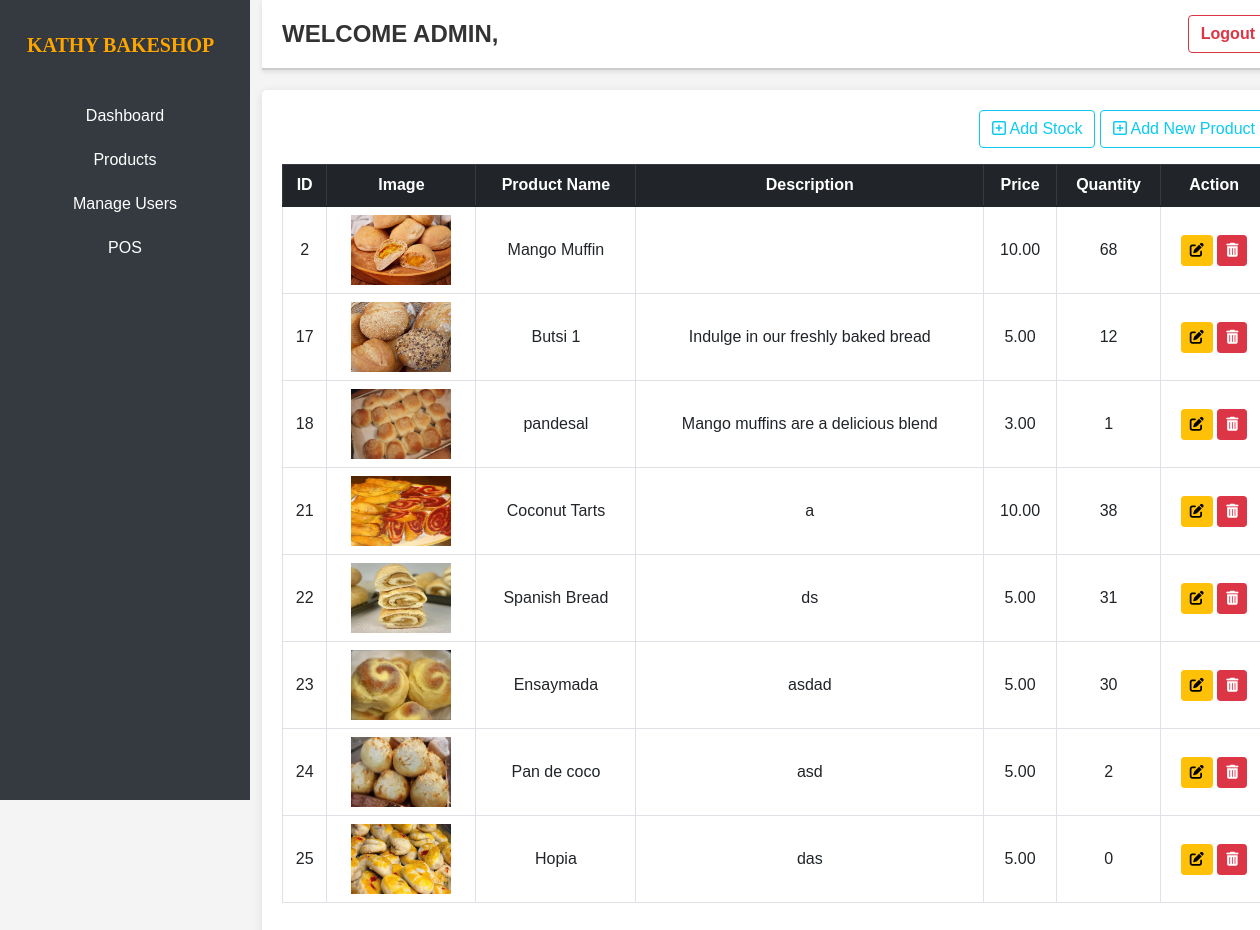
The page /Admin-WEB/product-list/index.php on the database its author committed.
### tables this page shows
CREATE TABLE `products` (
  `id` int(11) NOT NULL,
  `product_name` varchar(50) NOT NULL,
  `price` decimal(10,2) NOT NULL,
  `image` longblob NOT NULL,
  `description` varchar(1000) NOT NULL,
  `quantity` int(11) NOT NULL
);

### Classes/Connect.php (called while the page is built, shortened)
<?php
        class Database {
            private $server_name = "localhost";
            private $db_username = "root";
            private $db_password = "";
            private $db_name = "db_pos";
            public function __construct() {
                $this->conn = new mysqli($this->server_name, $this->db_username, $this->db_password, $this->db_name);
        }
    }
    ?>

### Classes/Product.php (called while the page is built, shortened)
<?php
require_once "Connect.php";
class Product extends Database {
    public function displayProducts() {
        $sql = "SELECT * FROM products";
        $result = $this->conn->query($sql);
        if ($result) {
            $items = [];
            while ($item = $result->fetch_assoc()) {
                $items[] = $item;
            }
            return $items;
        } else {
            die("Error in retrieving: " . $this->conn->error);
        }
    }
}

### Admin-WEB/product-list/index.php (the view, shortened to what this page needs)
<?php
include "../includes/header.php";
include "../../Classes/Product.php";
$product = new Product;
$product_list = $product->displayProducts();
?>
<main class="col-12">
    <div class="table-container container">
        <div class="col text-end mb-3">
            <a href="#" class="btn btn-outline-info" data-bs-toggle="modal" data-bs-target="#stockProductModal">
                <i class="fa-regular fa-square-plus fa-flip-vertical fa-1x"></i> Add Stock
            </a>
            <a href="#" class="btn btn-outline-info" data-bs-toggle="modal" data-bs-target="#addProductModal">
                <i class="fa-regular fa-square-plus fa-flip-vertical fa-1x"></i> Add New Product
            </a>
        </div>
        <table class="table table-bordered text-center">
            <thead class="table-dark">
                <tr>
                    <th>ID</th>
                    <th>Image</th>
                    <th>Product Name</th>
                    <th>Description</th>
                    <th>Price</th>
                    <th>Quantity</th>
                    <th>Action</th>
                </tr>
            </thead>
            <tbody>
                <?php foreach ($product_list as $product): ?>
                    <tr>
                        <td class="text-center" valign="middle"><?= $product['id'] ?></td>
                        <td class="text-center" valign="middle"><img src="../<?= $product['image'] ?>" alt="Product Image"
                                style="width: 100px; height: 70px;"></td>
                        <td class="text-center" valign="middle"><?= $product['product_name'] ?></td>
                        <td class="text-center" valign="middle"><?= $product['description'] ?></td>
                        <td class="text-center" valign="middle"><?= $product['price'] ?></td>
                        <td class="text-center" valign="middle"><?= $product['quantity'] ?></td>
                        <td class="text-center" valign="middle">
                        <a href="#" class="btn btn-sm btn-warning" data-bs-toggle="modal" data-bs-target="#editProductModal<?= $product['id'] ?>" title="Edit Product">
                                <i class="fa-solid fa-pen-to-square fa-1x"></i>
                            </a>
                            <a href="../../Actions/Delete-product.php?product_id=<?= $product['id'] ?>"
                                class="btn btn-danger btn-sm" title="Delete Product"><i
                                    class="fa-sharp-duotone fa-solid fa-trash-can fa-1x"
                                    style="--fa-primary-color: #871c1f; --fa-secondary-color: #ff0000; --fa-secondary-opacity: 1;"></i></a>
                        </td>
                    </tr>
                <?php endforeach; ?>
            </tbody>
        </table>
    </div>
</main>
</div>
</div>
</body>
</html>

### Admin-WEB/includes/header.php (style rules this page uses)
body { overflow-x: hidden; font-family: Arial, sans-serif; background-color: #f4f4f4; margin: 0; }
.table-container { margin-top: 20px; background-color: #fff; padding: 20px; border-radius: 5px; box-shadow: 0 2px 10px rgba(0, 0, 0, 0.1); }

### rows shown on the page
products: id "2", image (picture), product_name "Mango Muffin", price "10.00", quantity "68"
products: id "17", image (picture), product_name "Butsi 1", description "Indulge in our freshly baked bread", price "5.00", quantity "12"
products: id "18", image (picture), product_name "pandesal", description "Mango muffins are a delicious blend", price "3.00", quantity "1"
products: id "21", image (picture), product_name "Coconut Tarts", description "a", price "10.00", quantity "38"
products: id "22", image (picture), product_name "Spanish Bread", description "ds", price "5.00", quantity "31"
products: id "23", image (picture), product_name "Ensaymada", description "asdad", price "5.00", quantity "30"
products: id "24", image (picture), product_name "Pan de coco", description "asd", price "5.00", quantity "2"
products: id "25", image (picture), product_name "Hopia", description "das", price "5.00", quantity "0"
